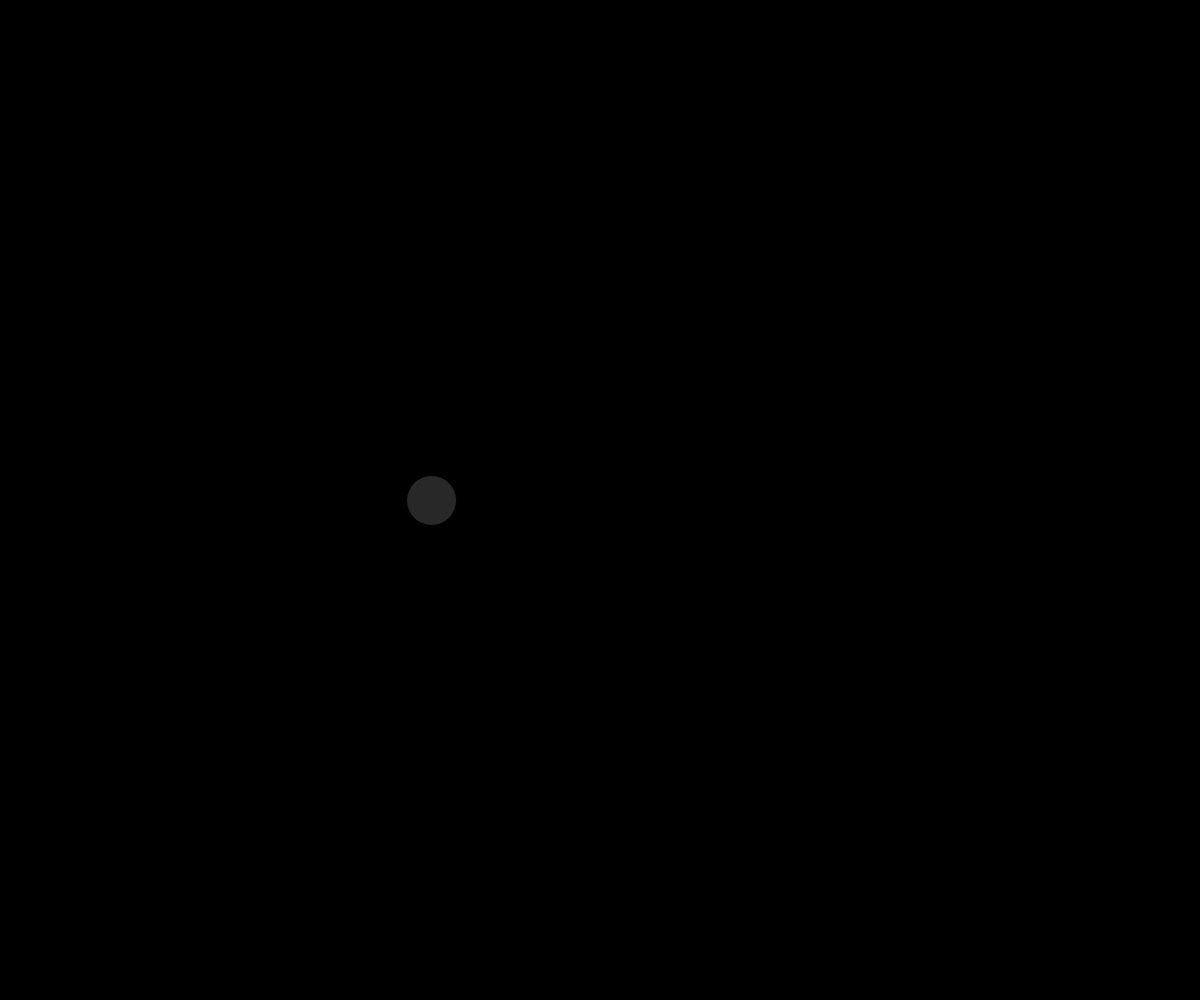
Frame 1 (no input)
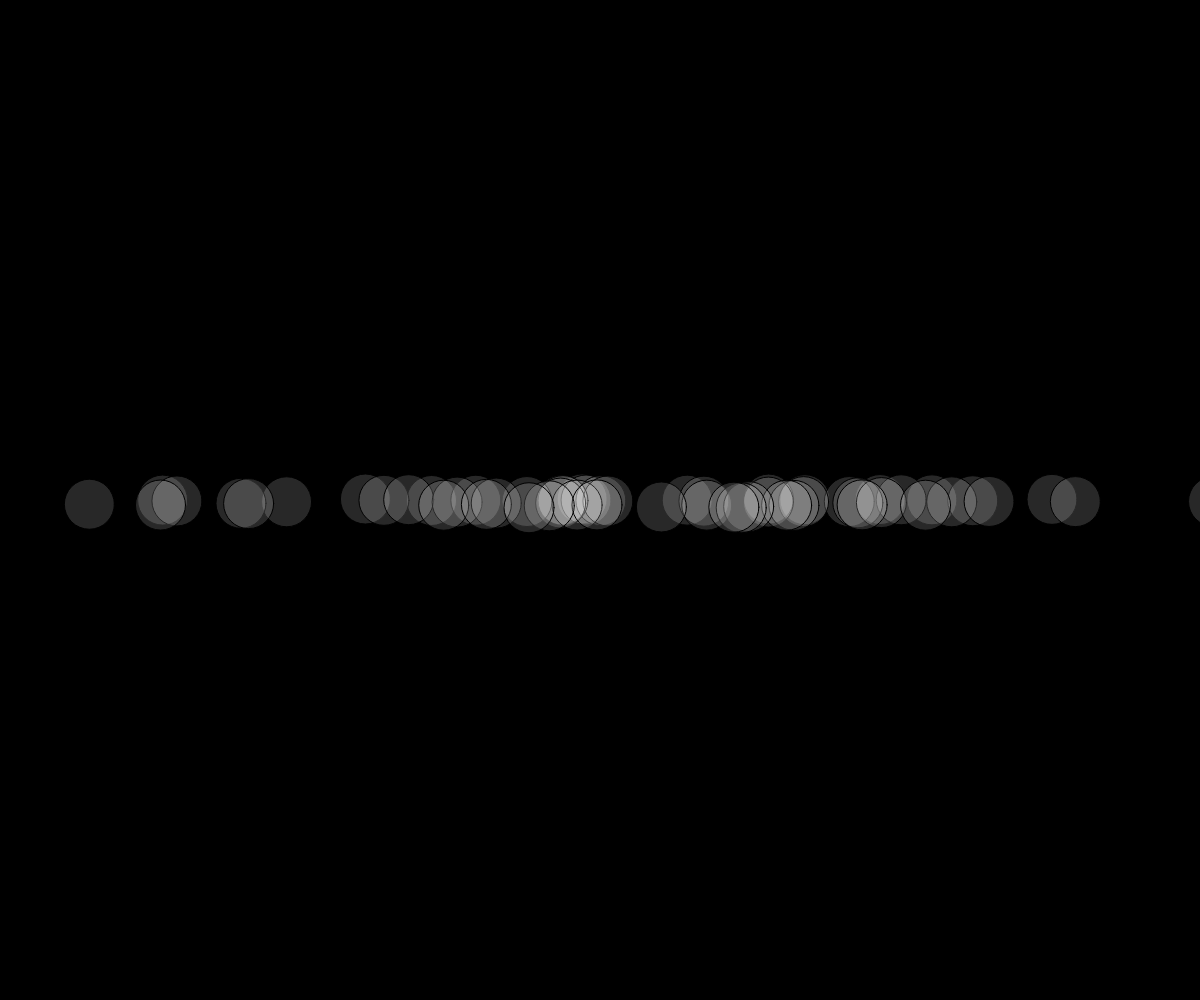
Frame 60 (no input)
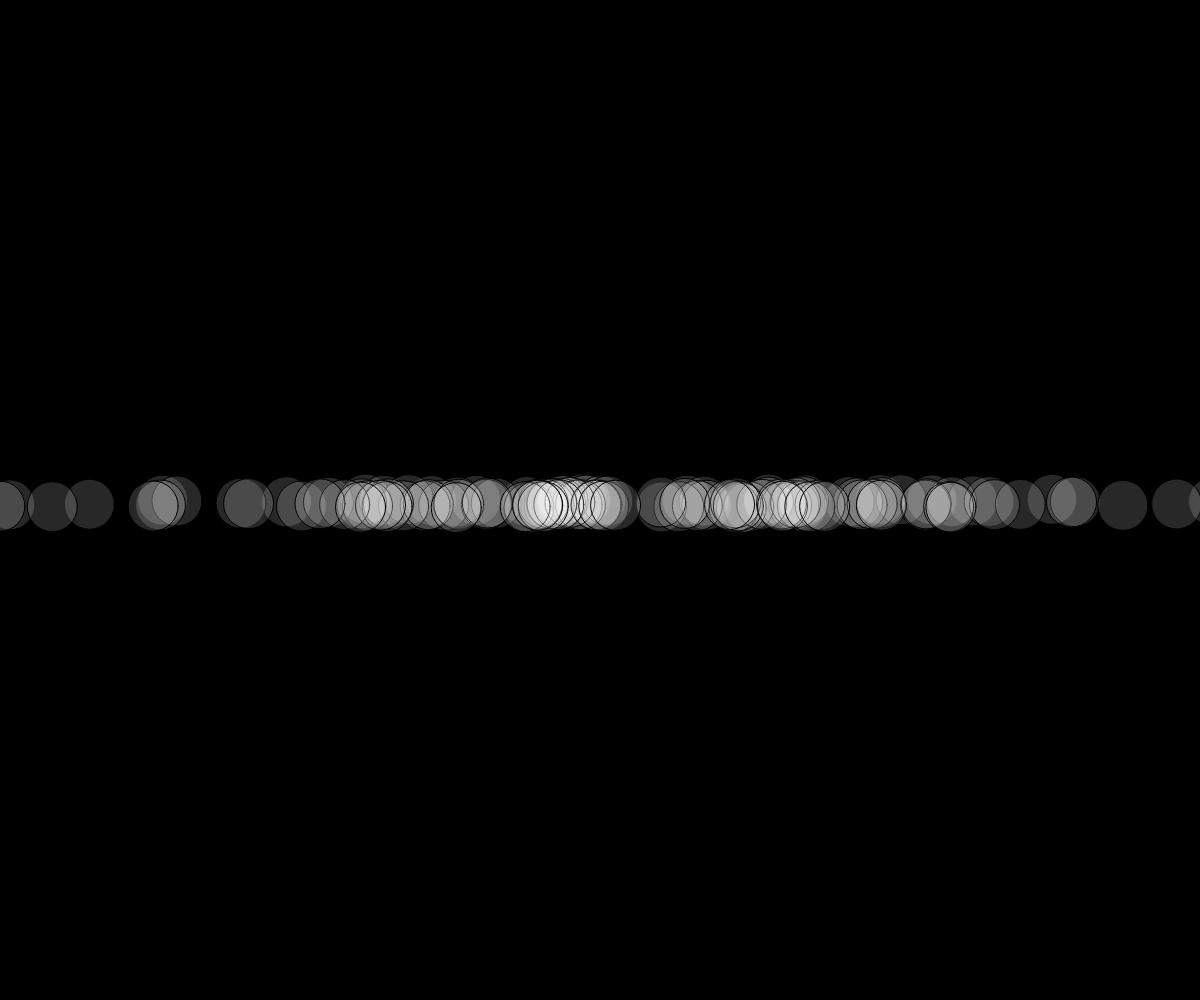
Frame 120 (the mouse pressed at the canvas centre since frame 60)

The p5.js sketch that drew these frames (run headless with seeded random() and noise() and a simulated clock; from frame 60 on, the mouse is pressed at the canvas centre):

// p5.js sketch
// ── sketch.js
var x, y;

function setup() {
 
  createCanvas(window.innerWidth, window.innerHeight);
 background(0);
  x = width / 2;
  y = height / 2;

}

function draw() {
  //Calculate random walk

  var choice = floor(random(4));

  x = x + random(-1, 1);
  y = y + random(-1, 1);






  // if (choice == 0) {

  //   //going up
  //   y = y - 1;
  // }
  // if (choice == 1) {
  //   //going right
  //   x = x + 1;
  // }
  // if (choice == 2) {
  //   //going left
  //   x = x - 1;
  // } else {
  //   //going down
  //   y = y + 1;
  // }
  // //display

  //Gausian Blur

  var mean = width / 2;
  var standardDeviation = width / 4;
  x = randomGaussian(mean, standardDeviation)


  fill(255, 40);
  ellipse(x, y, 50, 50);

}
